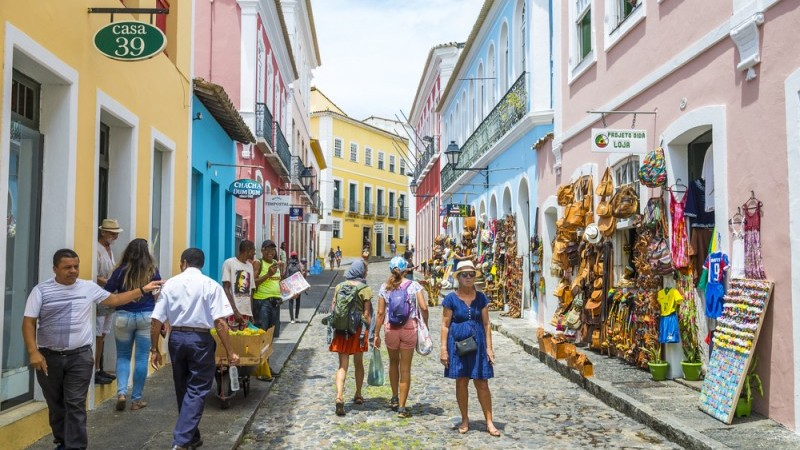
#> input picture brazil.jpg, 800 x 450 px
$ python blurring.py
#> lines starting #> are read from the running program, lines starting #| are printed output that depends on the picture
import cv2
import numpy as np

image = cv2.imread("brazil.jpg")
#> image is the input picture: shape (450, 800, 3); mean B, G, R 141.5, 149.6, 153.4
cv2.imshow("Original", image)


kernel_3x3 = np.ones((3, 3), np.float32) / 9
blurred_3x3 = cv2.filter2D(image, -1, kernel_3x3)
cv2.imshow("blurred_3x3", blurred_3x3)

kernel_7x7 = np.ones((7, 7), np.float32) / 49
blurred_7x7 = cv2.filter2D(image, -1, kernel_7x7)
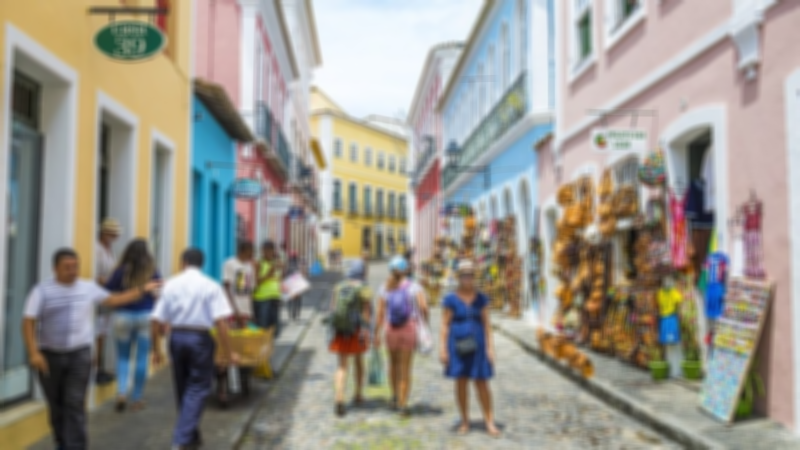
#> blurred_7x7: shape (450, 800, 3); mean B, G, R 141.5, 149.6, 153.4
cv2.imshow("blurred_7x7", blurred_7x7)

gaussian = cv2.GaussianBlur(image, (7, 7), 0)
cv2.imshow("gaussian", gaussian)

median = cv2.medianBlur(image, 9)
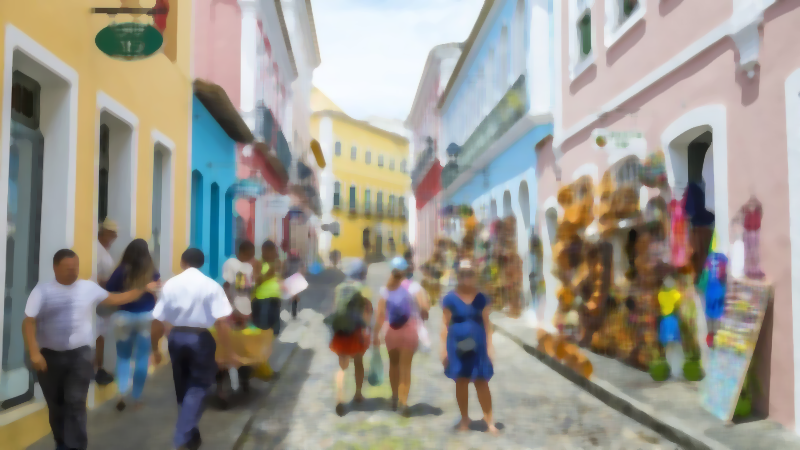
#> median: shape (450, 800, 3); mean B, G, R 141.9, 150.4, 154.3
cv2.imshow("medianBlur", median)

bilateral = cv2.bilateralFilter(image, 9, 75, 75)
cv2.imshow('bilateral', bilateral)

fastMeanDenoising = cv2.fastNlMeansDenoisingColored(image, None, 6, 6, 7, 21)
cv2.imshow('fastMeanDenoising', fastMeanDenoising)


cv2.waitKey(20000)
cv2.destroyAllWindows()
